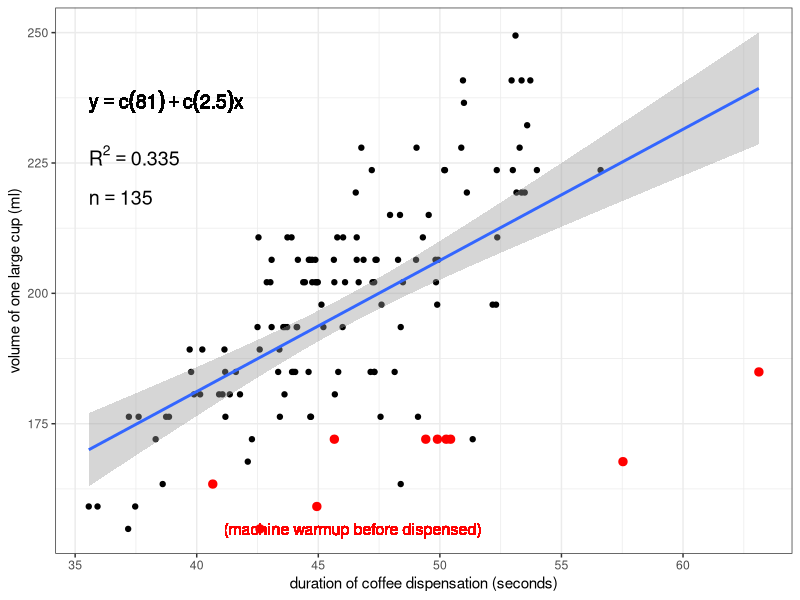

Generate this figure with R: (Note: this script raises an error after producing the figure.)

### How does the espresso machine vary in the volume of
### coffee it dispenses for a single "large" cup?

setwd("/home/sam/Dropbox/github/coffee-data")
#setwd("wherever you put this file after downloading it")

library(ggplot2)

df <- read.csv("coffee-data.csv")

# The ruler I use to measure height (and therefore calculate volume)
# has a 3 mm length between the zero mark and its end. So, we add 3 
# to the height...
df$height <- df$height + 3

# ... and recalculate volume and rate, 
# so we have more accurate data!
df$volume <- df$height*(3.1415*37^2)/1000
df$rate <- df$volume/df$duration

################################
### Volume vs. duration (duration of coffee dispensation)
{
# sample size
n <- length(df$duration)
# label to print sample size in subsequent plot
n.text <- paste("n == ", n)
# data.frame of sample size label and coordinates
# at which to print it on the plot
n.df <- data.frame(n.text, x=min(df$duration), y=0.87*max(df$volume))
  
# calculate R-squared value
rsq <- signif(summary(lm(df$volume ~ df$duration))$r.squared, digits=3)
# make a label to print R-squared value in subsequent plot
rsq.text <- paste("R^2 == ",rsq)
# make a data.frame of R-squared value label and coordinates
# at which to print it on the plot
rsq.df <- data.frame(rsq.text,x=min(df$duration),y=0.9*max(df$volume))

# function to extract regression equation
lm_eqn <- function(df)
{
  m <- lm(df$volume ~ df$duration)
  eq <- substitute(y == a + b*x, 
                   list(a = format(coef(m)[1], digits = 2), 
                        b = format(coef(m)[2], digits = 2)))
  as.character(as.expression(eq))                 
}

# generate plot w/ simple linear regression overlayed
plot <- ggplot(df, aes(duration, volume)) +
  geom_point() +
  stat_smooth(method="lm") +
  xlab("duration of coffee dispensation (seconds)") +
  ylab("volume of one large cup (ml)") +
  theme(axis.text=element_text(size=4), axis.title=element_text(size=5)) +
  theme_bw()

# add regression equation to plot
plot <- plot + 
  geom_text(data=n.df, aes(x,y,label=n.text),parse=TRUE,hjust=0,vjust=0,size=5) +
  geom_text(data=rsq.df, aes(x,y,label=rsq.text),parse=TRUE,hjust=0,vjust=0,size=5) +
  geom_text(aes(x=min(df$duration),y=0.94*max(df$volume),label=lm_eqn(df)),parse=TRUE,hjust=0,vjust=0,size=5)

# add a layer that highlights the last data point recorded
#plot <- plot +
#  geom_point(data=df[length(df$duration),],color="red",size=2.5)

# add a layer that highlights data points where espresso machine 
# had to "warm up" before dispensing coffee
plot <- plot +
  geom_point(data=df[df$warmup%in%"yes",], color="red", size=2.5) +
  geom_text(aes(x=mean(df$duration)-5,y=min(df$volume),label="(machine warmup before dispensed)"),
           hjust=0,vjust=0.5,color="red",size=4)

# print plot in R window
plot

# save plot directly to file as a .jpeg
jpeg("coffee-volume-vs-duration-all.jpeg", width=7, height=5, units="in", res=300)
print(plot)
dev.off()
}



################################
### Distributions of volume dispensed: weekdays vs. weekends
{
df$workday <- factor(df$workday)

# median volumes for weekday and weekend categories
med.week <- median(df$volume[df$workday%in%"Mon-Fri"])
med.wkend <- median(df$volume[df$workday%in%"Sat-Sun"])

# generate violin-and-boxplot plot with points overlayed and jittered to better reflect sample size
vol.workday <- ggplot(df, aes(workday, volume)) +
  geom_violin(color="white", fill="gray", alpha=0.85)

# add layer highlighting points where espresso machine needed to
# "warm up" before dispensing coffee
vol.workday <- vol.workday +
  geom_point(data=df[df$warmup%in%"yes",], color="red", size=2.5) +
  geom_text(aes(x="Sat-Sun", y=max(df$volume)+10, label="(machine warmup before dispensed)"),
            hjust=1,vjust=1,size=4,color="red") +
  geom_text(aes(x="Sat-Sun", y=max(df$volume)+4, label="(median)"),
            hjust=1,vjust=1,size=4,color="blue") +
  #geom_point(position=position_jitter(width=0.1,height=0)) +
  # plot points representing median volumes for weekdays and weekends
  geom_point(aes(x="Mon-Fri",y=med.week),color="blue",size=2.5) +
  geom_point(aes(x="Sat-Sun",y=med.wkend),color="blue",size=2.5) +
  xlab("time of the week") +
  ylab("volume of one large cup (ml)") +
  theme(axis.text=element_text(size=4), axis.title=element_text(size=5)) +
  coord_cartesian(ylim=c(min(df$volume)-5,max(df$volume)+30)) +
  theme_bw()

# add sample sizes for weekdays and weekends
vol.workday <- vol.workday +
  geom_text(aes(x="Mon-Fri",y=max(df$volume)+15,
                label=paste("n == ", length(df$workday[which(df$workday%in%"Mon-Fri")]))),
            parse=TRUE,hjust=0.5,vjust=0,size=5) +
  geom_text(aes(x="Sat-Sun",y=max(df$volume)+15,
                label=paste("n == ", length(df$workday[which(df$workday%in%"Sat-Sun")]))),
            parse=TRUE,hjust=0.5,vjust=0,size=5)

# print plot in R window
vol.workday

# save plot to file as .jpeg
jpeg("coffee-volume-by-workday.jpeg", width=7, height=5, units="in", res=300)
print(vol.workday)
dev.off()
}


################################
### Distributions of volume dispensed by day
{
  df$day <- factor(df$day,levels=c("Mon","Tue","Wed","Thu","Fri","Sat","Sun"))
    
    
  median.by.day <- data.frame(c("Mon","Tue","Wed","Thu","Fri","Sat","Sun"),
                              c(0,0,0,0,0,0,0),
                              c(0,0,0,0,0,0,0))
  
  names(median.by.day) <- c("day", "median.volume", "n")
  
  for (i in 1:7)
  {
    median.by.day$median.volume[i] <- median(df$volume[df$day%in%median.by.day$day[i]])
    median.by.day$n[i] <- length(df$volume[df$day%in%median.by.day$day[i]])
  }
  
  # generate violin-and-boxplot plot with points overlayed and jittered to better reflect sample size
  vol.day <- ggplot(df, aes(day, volume)) +
    geom_violin(color="white", fill="gray", alpha=0.85) +
    geom_point()
  
  # add layer highlighting points where espresso machine needed to
  # "warm up" before dispensing coffee
  vol.day <- vol.day +
    geom_point(data=df[df$warmup%in%"yes",], color="red", size=2.5) +
    geom_text(aes(x="Sun", y=max(df$volume)+16, label="(machine warmup before dispensed)"),
              hjust=1,vjust=1,size=4,color="red") +
    geom_text(aes(x="Thu", y=max(df$volume)+16, label="(median)"),
              hjust=1,vjust=1,size=4,color="blue") +
    geom_text(aes(x="Tue", y=max(df$volume)+16, label=paste("n = ", length(df$volume), sep="")),
              hjust=0,vjust=1,size=4) +
    #geom_point(position=position_jitter(width=0.1,height=0)) +
    # plot points representing median volumes for weekdays and weekends
    geom_point(data=median.by.day, aes(day,median.volume),color="blue",size=2.5) +
    xlab("day of the week") +
    ylab("volume of one large cup (ml)") +
    theme(axis.text=element_text(size=4), axis.title=element_text(size=5)) +
    coord_cartesian(ylim=c(min(df$volume)-5,max(df$volume)+20)) +
    theme_bw()
  
  # add sample sizes for weekdays and weekends
  vol.day <- vol.day +
    geom_text(data=median.by.day, aes(day,y=max(df$volume)+4),
                  label=paste("(", median.by.day$n, ")", sep=""),
              parse=TRUE,hjust=0.5,vjust=0,size=4)
  
  # print plot in R window
  vol.day
  
  # save plot to file as .jpeg
  jpeg("coffee-volume-by-day.jpeg", width=8, height=5, units="in", res=300)
  print(vol.day)
  dev.off()
}


################################
### Rate vs. date
{
  # add a numeric variable of days of the year (for x-axis)
  date.to.num <- read.csv("date-to-numeric.csv")
  df$day.yr <- 0  
  for (i in 1:length(df$date))
  {
    df$day.yr[i] <- date.to.num$day.yr[which(date.to.num$date%in%df$date[i])]
  }
  
  rate.date <- ggplot(df, aes(day.yr, rate)) +
    geom_point() +
    geom_hline(yintercept=mean(df$rate), linetype="dashed") +
    stat_smooth(method="loess") +
    xlab("day of the year") +
    ylab("rate of coffee dispensation (ml/second)") +
    scale_x_continuous(breaks=c(seq(from=min(df$day.yr), to=max(df$day.yr), by=7))) +
    theme(axis.text=element_text(size=4), axis.title=element_text(size=5)) +
    theme_bw()
  
  rate.date <- rate.date +
    geom_point(data=df[df$warmup%in%"yes",], color="red", size=2.5) +
    geom_text(aes(x=64,y=2.7,label="(machine warmup before dispensed)"),
              hjust=0,vjust=0.5,color="red",size=4) +
    geom_text(aes(x=64,y=2.8,label="(dashed line indicates mean rate)"),
              hjust=0,vjust=0.5,size=4) +
    geom_text(aes(x=64,y=2.9,label=paste("n = ", length(df$volume), sep="")),
              hjust=0,vjust=0.5,size=4)
  
  rate.date
  
  jpeg("coffee-rate-by-date.jpeg", width=8, height=5, units="in", res=300)
  print(rate.date)
  dev.off()
}


################################
### Volume vs. duration (duration of coffee dispensation)
### EXCLUDING instances where machine had to warm up
{
  # subset df by removing machine warmup rows
  df.no <- df[df$warmup%in%"no",]
  
  # recalculate sample size
  n <- length(df.no$duration)
  # label to print sample size in subsequent plot
  n.text <- paste("n == ", n)
  # data.frame of sample size label and coordinates
  # at which to print it on the plot
  n.df <- data.frame(n.text, x=min(df.no$duration), y=0.87*max(df.no$volume))
  
  # recalculate R-squared value
  rsq <- signif(summary(lm(df.no$volume ~ df.no$duration))$r.squared, digits=3)
  # make a label to print R-squared value in subsequent plot
  rsq.text <- paste("R^2 == ",rsq)
  # make a data.frame of R-squared value label and coordinates
  # at which to print it on the plot
  rsq.df <- data.frame(rsq.text,x=min(df.no$duration),y=0.9*max(df.no$volume))
  
  # function to extract regression equation
  lm_eqn <- function(df.no)
  {
    m <- lm(df.no$volume ~ df.no$duration)
    eq <- substitute(y == a + b*x, 
                     list(a = format(coef(m)[1], digits = 2), 
                          b = format(coef(m)[2], digits = 2)))
    as.character(as.expression(eq))                 
  }
  
  # generate plot w/ simple linear regression overlayed
  plot.no.warmup <- ggplot(df.no, aes(duration, volume)) +
    geom_point() +
    stat_smooth(method="lm") +
    xlab("duration of coffee dispensation (seconds)") +
    ylab("volume of one large cup (ml)") +
    theme(axis.text=element_text(size=4), axis.title=element_text(size=5)) +
    theme_bw()
  
  # add regression equation to plot
  plot.no.warmup <- plot.no.warmup + 
    geom_text(data=n.df, aes(x,y,label=n.text),parse=TRUE,hjust=0,vjust=0,size=5,color="blue") +
    geom_text(data=rsq.df, aes(x,y,label=rsq.text),parse=TRUE,hjust=0,vjust=0,size=5) +
    geom_text(aes(x=min(df.no$duration),y=0.94*max(df.no$volume),label=lm_eqn(df.no)),parse=TRUE,hjust=0,vjust=0,size=5)
    
  # add a layer that highlights data points where espresso machine 
  # had to "warm up" before dispensing coffee
  plot.no.warmup <- plot.no.warmup +
    geom_text(aes(x=mean(df.no$duration)-5,y=min(df.no$volume),label="(machine warmup data points removed)"),
              hjust=0,vjust=0.5,color="blue",size=4)
  
  # print plot in R window
  plot.no.warmup
  
  # save plot directly to file as a .jpeg
  jpeg("coffee-volume-vs-duration-excluding-warmup-data.jpeg", width=7, height=5, units="in", res=300)
  print(plot.no.warmup)
  dev.off()
}
